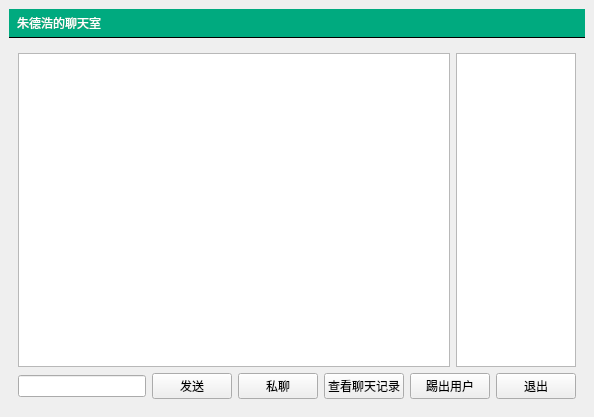
<?xml version="1.0" encoding="UTF-8"?>
<ui version="4.0">
 <class>MainWindow</class>
 <widget class="QMainWindow" name="MainWindow">
  <property name="geometry">
   <rect>
    <x>0</x>
    <y>0</y>
    <width>594</width>
    <height>417</height>
   </rect>
  </property>
  <property name="windowTitle">
   <string>聊天室客户端</string>
  </property>
  <property name="styleSheet">
   <string notr="true">#titleLabel{ 
background: white; 
border: none; 
border-bottom: 1px solid black; 
padding: 5px; 
font:24pt &quot;黑体&quot;;
color:rgb(255,255,255);
background-color:rgba(0,170,127,255);
}
#mainFrame{ 
border: none; 
background: white; 
}
#loginFrame{ 
background: qlineargradient(x1:0, y1:0, x2:0, V2:1, stop: 0#ddf, stop: 1 #aaf); border: 1px solid gray; 
padding: 10px; 
border-radius: 25px; 
}</string>
  </property>
  <widget class="QWidget" name="centralwidget">
   <layout class="QVBoxLayout" name="verticalLayout">
    <item>
     <widget class="QLabel" name="titleLabel">
      <property name="styleSheet">
       <string notr="true">#titleLabel{ 
background: white; 
border: none; 
border-bottom: 1px solid black; 
padding: 5px; 
font:24pt &quot;黑体&quot;;
color:rgb(255,255,255);
background-color:rgba(0,170,127,255);
}
#mainFrame{ 
border: none; 
background: white; 
}
#loginFrame{ 
background: qlineargradient(x1:0, y1:0, x2:0, V2:1, stop: 0#ddf, stop: 1 #aaf); border: 1px solid gray; 
padding: 10px; 
border-radius: 25px; 
}</string>
      </property>
      <property name="text">
       <string>朱德浩的聊天室</string>
      </property>
     </widget>
    </item>
    <item>
     <widget class="QStackedWidget" name="stackedWidget">
      <property name="currentIndex">
       <number>1</number>
      </property>
      <widget class="QWidget" name="loginPage">
       <layout class="QGridLayout" name="gridLayout_3">
        <item row="0" column="1">
         <spacer name="verticalSpacer_3">
          <property name="orientation">
           <enum>Qt::Orientation::Vertical</enum>
          </property>
          <property name="sizeHint" stdset="0">
           <size>
            <width>20</width>
            <height>89</height>
           </size>
          </property>
         </spacer>
        </item>
        <item row="1" column="0">
         <spacer name="horizontalSpacer">
          <property name="orientation">
           <enum>Qt::Orientation::Horizontal</enum>
          </property>
          <property name="sizeHint" stdset="0">
           <size>
            <width>150</width>
            <height>20</height>
           </size>
          </property>
         </spacer>
        </item>
        <item row="1" column="1">
         <widget class="QFrame" name="loginFrame">
          <property name="frameShape">
           <enum>QFrame::Shape::StyledPanel</enum>
          </property>
          <property name="frameShadow">
           <enum>QFrame::Shadow::Raised</enum>
          </property>
          <layout class="QVBoxLayout" name="verticalLayout_2">
           <item>
            <layout class="QGridLayout" name="gridLayout">
             <item row="0" column="0">
              <widget class="QLabel" name="label_2">
               <property name="text">
                <string>服务器地址</string>
               </property>
              </widget>
             </item>
             <item row="0" column="1">
              <widget class="QLineEdit" name="serverEdit">
               <property name="text">
                <string>127.0.0.1</string>
               </property>
              </widget>
             </item>
             <item row="1" column="0">
              <widget class="QLabel" name="label">
               <property name="text">
                <string>昵称</string>
               </property>
              </widget>
             </item>
             <item row="1" column="1">
              <widget class="QLineEdit" name="usernameEdit">
               <property name="text">
                <string>user</string>
               </property>
              </widget>
             </item>
             <item row="2" column="0">
              <widget class="QLabel" name="label_3">
               <property name="text">
                <string>密码</string>
               </property>
              </widget>
             </item>
             <item row="2" column="1">
              <widget class="QLineEdit" name="passwordEdit">
               <property name="text">
                <string>123456</string>
               </property>
              </widget>
             </item>
            </layout>
           </item>
           <item>
            <spacer name="verticalSpacer">
             <property name="orientation">
              <enum>Qt::Orientation::Vertical</enum>
             </property>
             <property name="sizeType">
              <enum>QSizePolicy::Policy::Fixed</enum>
             </property>
             <property name="sizeHint" stdset="0">
              <size>
               <width>20</width>
               <height>10</height>
              </size>
             </property>
            </spacer>
           </item>
           <item>
            <widget class="QPushButton" name="loginButton">
             <property name="text">
              <string>登录聊天室</string>
             </property>
            </widget>
           </item>
          </layout>
         </widget>
        </item>
        <item row="1" column="2">
         <spacer name="horizontalSpacer_2">
          <property name="orientation">
           <enum>Qt::Orientation::Horizontal</enum>
          </property>
          <property name="sizeHint" stdset="0">
           <size>
            <width>149</width>
            <height>20</height>
           </size>
          </property>
         </spacer>
        </item>
        <item row="2" column="1">
         <spacer name="verticalSpacer_2">
          <property name="orientation">
           <enum>Qt::Orientation::Vertical</enum>
          </property>
          <property name="sizeHint" stdset="0">
           <size>
            <width>20</width>
            <height>89</height>
           </size>
          </property>
         </spacer>
        </item>
       </layout>
      </widget>
      <widget class="QWidget" name="chatPage">
       <layout class="QVBoxLayout" name="verticalLayout_3">
        <item>
         <layout class="QHBoxLayout" name="horizontalLayout">
          <item>
           <widget class="QTextEdit" name="roomTextEdit">
            <property name="maximumSize">
             <size>
              <width>16777215</width>
              <height>16777215</height>
             </size>
            </property>
            <property name="readOnly">
             <bool>false</bool>
            </property>
           </widget>
          </item>
          <item>
           <widget class="QListWidget" name="userListWidget">
            <property name="maximumSize">
             <size>
              <width>120</width>
              <height>16777215</height>
             </size>
            </property>
           </widget>
          </item>
         </layout>
        </item>
        <item>
         <layout class="QHBoxLayout" name="horizontalLayout_2">
          <item>
           <widget class="QLineEdit" name="sayLineEdit"/>
          </item>
          <item>
           <widget class="QPushButton" name="sayButton">
            <property name="text">
             <string>发送</string>
            </property>
           </widget>
          </item>
          <item>
           <widget class="QPushButton" name="privateMessageButton">
            <property name="text">
             <string>私聊</string>
            </property>
           </widget>
          </item>
          <item>
           <widget class="QPushButton" name="findChatHistoryButton">
            <property name="text">
             <string>查看聊天记录</string>
            </property>
           </widget>
          </item>
          <item>
           <widget class="QPushButton" name="kickButton">
            <property name="text">
             <string>踢出用户</string>
            </property>
           </widget>
          </item>
          <item>
           <widget class="QPushButton" name="logoutButton">
            <property name="text">
             <string>退出</string>
            </property>
           </widget>
          </item>
         </layout>
        </item>
       </layout>
      </widget>
     </widget>
    </item>
   </layout>
  </widget>
 </widget>
 <resources/>
 <connections/>
</ui>
